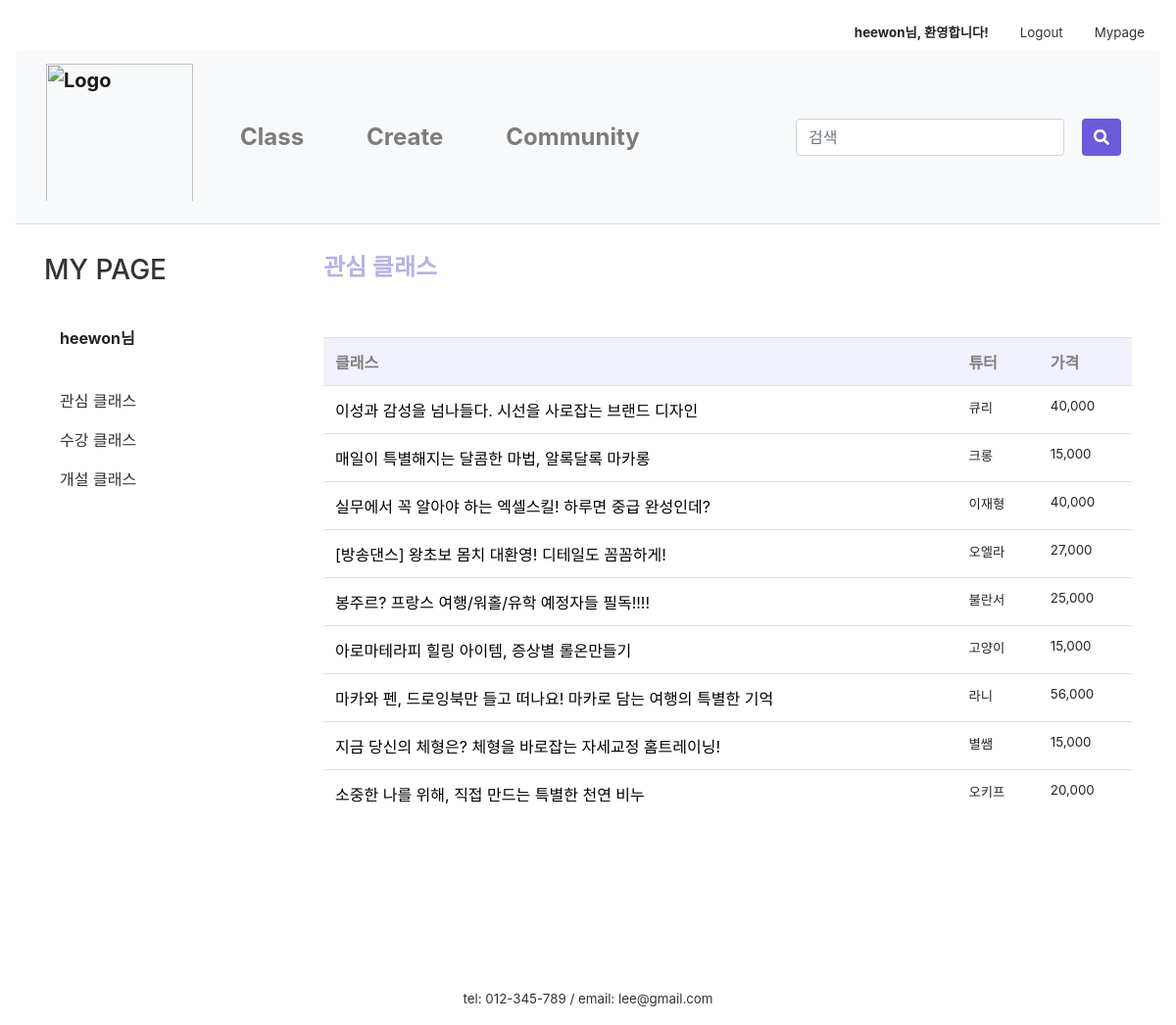
Before: /mypage/mylike/ (signed in) with the older database file.
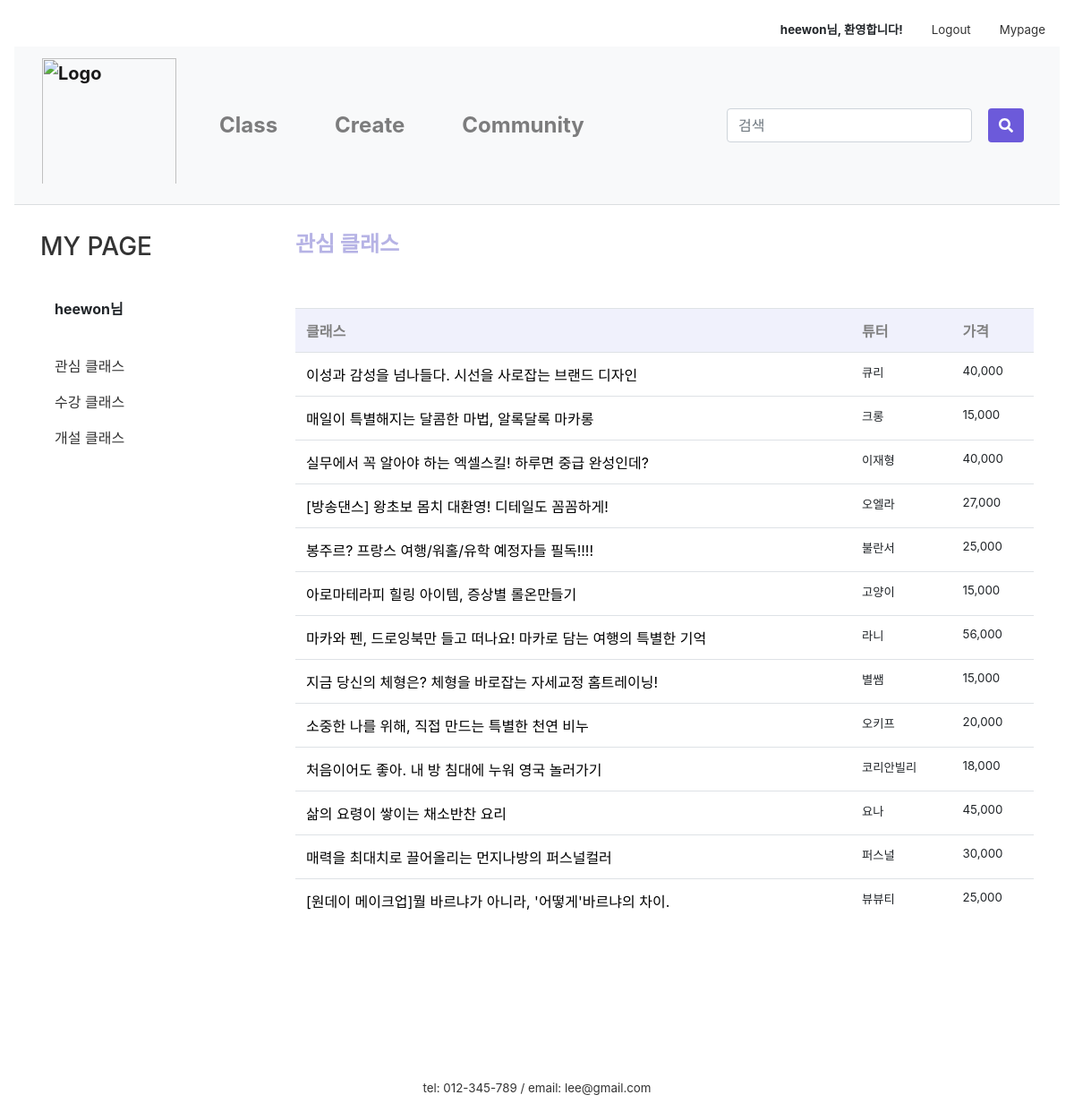
After: the same page with the newer database file.
### firstApp/models.py (models this page shows, shortened)
class Class(models.Model):
    author = models.ForeignKey(settings.AUTH_USER_MODEL, on_delete=models.CASCADE, default=1)
    title = models.CharField(max_length=50)
    tutor = models.CharField(max_length=10)
    tutor_photo = ProcessedImageField(upload_to="tutor", processors=[ResizeToFill(300,300)], default='')
    tutor_insta = models.CharField(null=True, blank=True, max_length=50, default='')
    tutor_blog = models.CharField(null=True, blank=True, max_length=50, default='')
    tutor_youtube = models.CharField(null=True, blank=True, max_length=50, default='')
    category = models.ForeignKey('firstApp.Category', on_delete=models.CASCADE, default=1, related_name='category')
    area = models.ForeignKey('firstApp.Area', on_delete=models.CASCADE, default=1)
    photo = ProcessedImageField(upload_to="class", processors=[ResizeToFill(600,450)], default='')
    body = RichTextUploadingField(default='')
    tutor_body = RichTextUploadingField(default='')
    price = models.CharField(max_length=10)
    time = models.CharField(max_length=5)
    level = models.ForeignKey('firstApp.Level', on_delete=models.CASCADE, default=1, related_name='level')
    mode = models.ForeignKey('firstApp.Mode', on_delete=models.CASCADE, default=1, related_name='mode')
    in_min = models.PositiveIntegerField(null=True, blank=True, default='1')
    in_max = models.PositiveIntegerField(null=True, blank=True, default='1')
    like_user = models.ManyToManyField(settings.AUTH_USER_MODEL, blank=True, related_name='like_class')
    like_count = models.PositiveIntegerField(default=0)
    on_sale = models.BooleanField(null=True, default=False)
    sale_price = models.CharField(null=True, blank=True, max_length=10)
    on_permission = models.BooleanField(null=True, default=False)
    class Meta:
        permissions = [
            ('can_permit', 'Can permit')
        ]

### firstApp/views.py (the view)
# urls.py: path('mypage/mylike/', views.mylike, name='mylike'),
@login_required(login_url='/login/')
def mylike(request):
    classs = Class.objects.filter(on_permission=True, like_user=request.user)
    return render(request, 'firstApp/mylike.html', {'classs':classs})

### firstApp/templates/firstApp/mylike.html (shortened to what this page needs)
{% extends 'firstApp/base.html' %}
{% load static %}
{% load humanize %}
{% block content %}
{% if user.is_active %}
<link rel="stylesheet" href="{% static 'css/community.css' %}">
<link href="{% static 'css/my_page_table.css' %}" rel="stylesheet">
<link href="{% static 'css/apply_detail.css' %}" rel="stylesheet">
    <div class="container">
      <div class="row">
        <div class="col-sm-3">
          <div class="left-sidebar">
            <ul>
              <li>
								<a class= "nounderline" href="{% url 'mypage' %}"><h3>MY PAGE</h3></a>
							</li><br>
							<li data-toggle="tab">
								<a class="nav-link"><strong>{{user.username}}님</strong></a>
									<br>
									<li class="nav-item">
										<a class="nav-link" href="/mypage/mylike">관심 클래스</a>
									</li>
									<li class="nav-item">
									  <a class="nav-link" href="/mypage/myApply">수강 클래스</a>
									</li>
									<li class="nav-item">
									  <a class="nav-link" href="/mypage/myClass">개설 클래스</a>
									</li>
							</li>
						</ul>
          </div>
        </div>
          <div class="col-sm-9">
            <h4 class="my_page_title" style="font-weight:bold; color:#B6B3E5;">관심 클래스</h4><br><br>
            <table class="table">
              <tr>
                <th>클래스</th>
                <th>튜터</th>
                <th>가격</th>
              </tr>
              {% for class in classs %}
              <tr>
                <td>
                  <a class="a_underline" href="{% url 'product' class.id %}">{{ class.title }}</a>
                </td>
                <td class="lighter">{{ class.tutor }}</td>
                <td class="lighter">{{ class.sale_price|intcomma }}</td>
              </tr>
              {% endfor %}
            </table>
          </div>
      </div>
    </div>
{% else %}
<script type="text/javascript">
    alert('잘못된 접근입니다. \n로그인을 해주세요.')
    window.location.href = '/login';
  </script>
{% endif %}
{% endblock content %}

Changed rows visible on the page:
added Class: title "처음이어도 좋아. 내 방 침대에 누워 영국 놀러가기", tutor "코리안빌리", sale_price "18,000"
added Class: title "삶의 요령이 쌓이는 채소반찬 요리", tutor "요나", sale_price "45,000"
added Class: title "매력을 최대치로 끌어올리는 먼지나방의 퍼스널컬러", tutor "퍼스널", sale_price "30,000"
added Class: title "[원데이 메이크업]뭘 바르냐가 아니라, '어떻게'바르냐의 차이.", tutor "뷰뷰티", sale_price "25,000"
